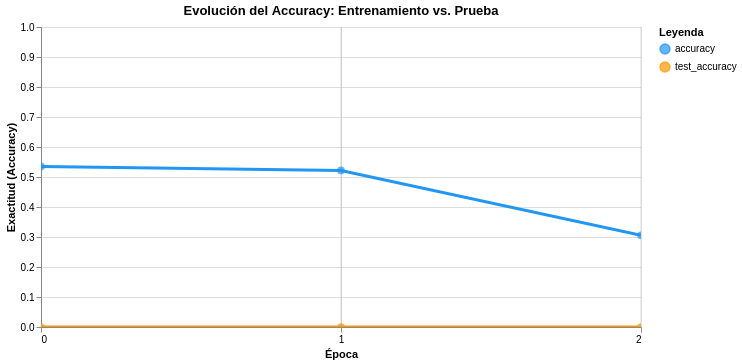
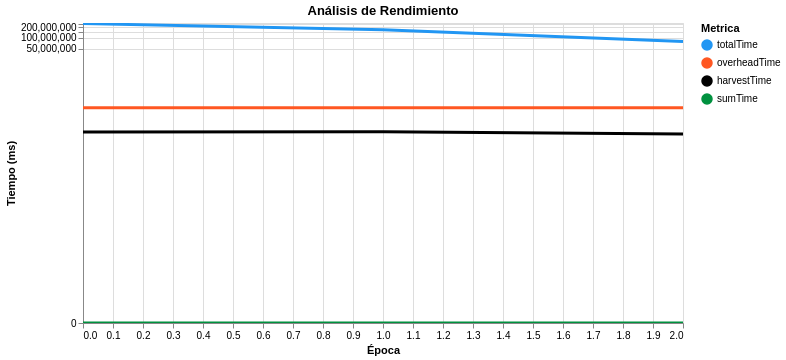

Notebook source saved alongside these figures, in order:
### Code cell
plot_accuracy(historyImagenet).show()
plot_time(historyImagenet).show()
plot_confusion_matrix(modelImagenet, x, y, labelToMeaning).show()

### Figure 1 — Vega-Lite specification as saved in the notebook (floating-point values rounded to 4 significant figures)
{"config": {"view": {"continuousWidth": 300, "continuousHeight": 300}}, "layer": [{"mark": {"type": "line", "strokeWidth": 3}, "encoding": {"color": {"field": "Dataset", "scale": {"domain": ["accuracy", "test_accuracy"], "range": ["#2196F3", "#FF9800"]}, "title": "Leyenda", "type": "nominal"}, "x": {"axis": {"tickMinStep": 1}, "field": "epoch", "title": "Época", "type": "quantitative"}, "y": {"field": "Acc", "scale": {"domain": [0, 1]}, "title": "Exactitud (Accuracy)", "type": "quantitative"}}, "name": "view_cdf7fd61400d0b34_0"}, {"mark": {"type": "point", "filled": true, "size": 60}, "encoding": {"color": {"field": "Dataset", "scale": {"domain": ["accuracy", "test_accuracy"], "range": ["#2196F3", "#FF9800"]}, "title": "Leyenda", "type": "nominal"}, "x": {"axis": {"tickMinStep": 1}, "field": "epoch", "title": "Época", "type": "quantitative"}, "y": {"field": "Acc", "scale": {"domain": [0, 1]}, "title": "Exactitud (Accuracy)", "type": "quantitative"}}}, {"data": {"name": "data-d61fe58424794ac594c7acb2c075ed3a"}, "mark": {"type": "rule", "color": "gray"}, "encoding": {"opacity": {"condition": {"param": "param_0d383988c6781c04", "value": 0.3}, "value": 0}, "tooltip": [{"field": "epoch", "title": "Época", "type": "quantitative"}, {"field": "accuracy", "format": ".2%", "title": "Train Acc", "type": "quantitative"}, {"field": "test_accuracy", "format": ".2%", "title": "Test Acc", "type": "quantitative"}], "x": {"field": "epoch", "type": "quantitative"}}, "name": "view_00b32f6356f42761_2"}], "data": {"name": "data-15e2ef983df6ad7459e033a10295816a"}, "height": 300, "params": [{"name": "param_0d383988c6781c04", "select": {"type": "point", "fields": ["epoch"], "nearest": true, "on": "mouseover"}, "views": ["view_00b32f6356f42761_2"]}, {"name": "param_1e9efca18e7a2868", "select": {"type": "interval", "encodings": ["x", "y"]}, "bind": "scales", "views": ["view_cdf7fd61400d0b34_0"]}], "title": "Evolución del Accuracy: Entrenamiento vs. Prueba", "width": 600, "$schema": "https://vega.github.io/schema/vega-lite/v6.1.0.json", "datasets": {"data-15e2ef983df6ad7459e033a10295816a": [{"epoch": 0, "Dataset": "accuracy", "Acc": 0.5353}, {"epoch": 1, "Dataset": "accuracy", "Acc": 0.5219}, {"epoch": 2, "Dataset": "accuracy", "Acc": 0.3058}, {"epoch": 0, "Dataset": "test_accuracy", "Acc": 0.0}, {"epoch": 1, "Dataset": "test_accuracy", "Acc": 0.0}, {"epoch": 2, "Dataset": "test_accuracy", "Acc": 0.0}], "data-d61fe58424794ac594c7acb2c075ed3a": [{"epoch": 0, "accuracy": 0.5353, "test_accuracy": 0.0}, {"epoch": 1, "accuracy": 0.5219, "test_accuracy": 0.0}, {"epoch": 2, "accuracy": 0.3058, "test_accuracy": 0.0}]}}

### Figure 2 — Vega-Lite specification as saved in the notebook (floating-point values rounded to 4 significant figures)
{"config": {"view": {"continuousWidth": 300, "continuousHeight": 300}}, "layer": [{"data": {"name": "data-acc4e549a38b54fc4ac0664a2ed42e80"}, "mark": {"type": "line", "strokeWidth": 3}, "encoding": {"color": {"field": "Metrica", "scale": {"domain": ["totalTime", "overheadTime", "harvestTime", "sumTime"], "range": ["#2196F3", "#FF5722", "#000000", "#00913F"]}, "type": "nominal"}, "x": {"field": "epoch", "title": "Época", "type": "quantitative"}, "y": {"field": "ms", "scale": {"type": "symlog"}, "title": "Tiempo (ms)", "type": "quantitative"}}, "name": "view_e913309454ad5d75_0"}, {"data": {"name": "data-215d1a5a7a293a4560208118ed081d6f"}, "mark": {"type": "rule", "color": "gray", "strokeWidth": 1}, "encoding": {"opacity": {"condition": {"param": "param_7a6147c0c2a01688", "value": 0.3, "empty": false}, "value": 0}, "tooltip": [{"field": "epoch", "title": "Época", "type": "quantitative"}, {"field": "totalTime", "format": ".2f", "title": "Tiempo Total (ms)", "type": "quantitative"}, {"field": "overheadTime", "format": ".2f", "title": "Overhead (ms)", "type": "quantitative"}, {"field": "harvestTime", "format": ".2f", "title": "Harvest (ms)", "type": "quantitative"}, {"field": "sumTime", "format": ".2f", "title": "Sum (ms)", "type": "quantitative"}], "x": {"field": "epoch", "type": "quantitative"}}, "name": "view_07df482f4b815841_1"}, {"data": {"name": "data-acc4e549a38b54fc4ac0664a2ed42e80"}, "mark": {"type": "point", "filled": true, "size": 80}, "encoding": {"color": {"field": "Metrica", "scale": {"domain": ["totalTime", "overheadTime", "harvestTime", "sumTime"], "range": ["#2196F3", "#FF5722", "#000000", "#00913F"]}, "type": "nominal"}, "opacity": {"condition": {"param": "param_7a6147c0c2a01688", "value": 1, "empty": false}, "value": 0}, "x": {"field": "epoch", "title": "Época", "type": "quantitative"}, "y": {"field": "ms", "scale": {"type": "symlog"}, "title": "Tiempo (ms)", "type": "quantitative"}}}], "height": 300, "params": [{"name": "param_7a6147c0c2a01688", "select": {"type": "point", "fields": ["epoch"], "nearest": true, "on": "mouseover"}, "views": ["view_07df482f4b815841_1"]}, {"name": "param_1e9efca18e7a2868", "select": {"type": "interval", "encodings": ["x", "y"]}, "bind": "scales", "views": ["view_e913309454ad5d75_0"]}], "title": "Análisis de Rendimiento", "width": 600, "$schema": "https://vega.github.io/schema/vega-lite/v6.1.0.json", "datasets": {"data-acc4e549a38b54fc4ac0664a2ed42e80": [{"epoch": 0, "Metrica": "totalTime", "ms": 250100000.0}, {"epoch": 1, "Metrica": "totalTime", "ms": 169100000.0}, {"epoch": 2, "Metrica": "totalTime", "ms": 78720000.0}, {"epoch": 0, "Metrica": "overheadTime", "ms": 1095000.0}, {"epoch": 1, "Metrica": "overheadTime", "ms": 1095000.0}, {"epoch": 2, "Metrica": "overheadTime", "ms": 1095000.0}, {"epoch": 0, "Metrica": "harvestTime", "ms": 229300.0}, {"epoch": 1, "Metrica": "harvestTime", "ms": 232800.0}, {"epoch": 2, "Metrica": "harvestTime", "ms": 198600.0}, {"epoch": 0, "Metrica": "sumTime", "ms": 0.0}, {"epoch": 1, "Metrica": "sumTime", "ms": 0.0}, {"epoch": 2, "Metrica": "sumTime", "ms": 0.0}], "data-215d1a5a7a293a4560208118ed081d6f": [{"epoch": 0, "totalTime": 250100000.0, "overheadTime": 1095000.0, "harvestTime": 229300.0, "sumTime": 0.0}, {"epoch": 1, "totalTime": 169100000.0, "overheadTime": 1095000.0, "harvestTime": 232800.0, "sumTime": 0.0}, {"epoch": 2, "totalTime": 78720000.0, "overheadTime": 1095000.0, "harvestTime": 198600.0, "sumTime": 0.0}]}}
